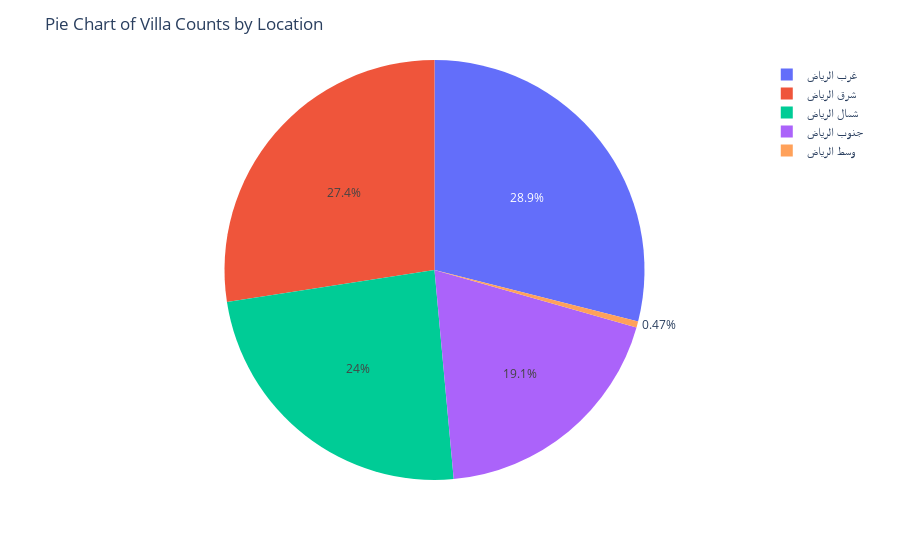

The notebook cell saved with this chart:
### Code cell
fig = px.pie(location_counts, values='count', names='location')

fig.update_layout(title='Pie Chart of Villa Counts by Location')

fig.show()

### Figure 1 — Plotly figure (JSON) as saved in the notebook; plotly's stock layout.template omitted (floating-point values rounded to 4 significant figures)
{"data": [{"domain": {"x": [0, 1], "y": [0, 1]}, "hovertemplate": "location=%{label}<br>count=%{value}<extra></extra>", "labels": ["غرب الرياض", "شرق الرياض", "شمال الرياض", "جنوب الرياض", "وسط الرياض"], "legendgroup": "", "name": "", "showlegend": true, "type": "pie", "values": [13548, 12843, 11251, 8960, 220]}], "layout": {"legend": {"tracegroupgap": 0}, "margin": {"t": 60}, "title": {"text": "Pie Chart of Villa Counts by Location"}}}
